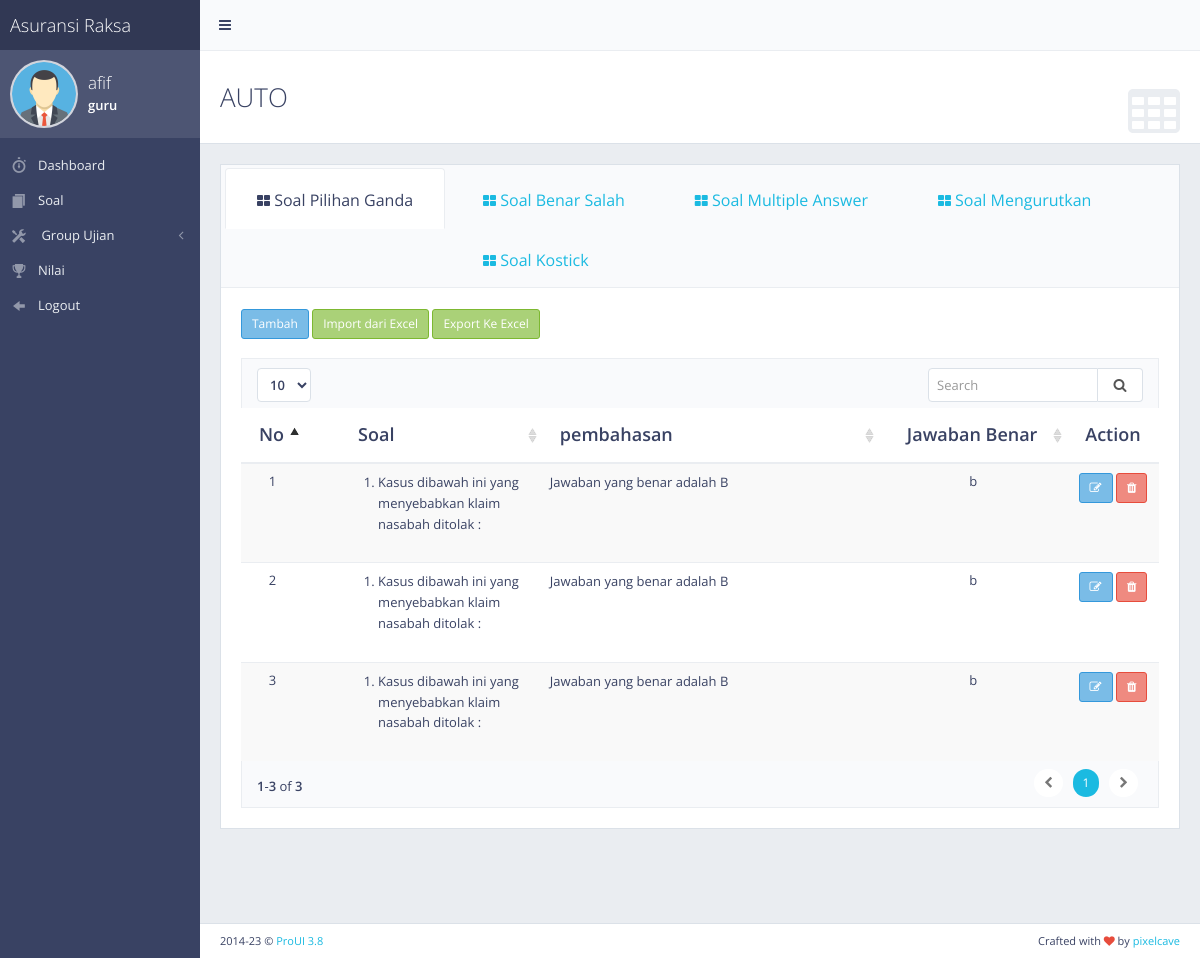
The app's page /index.php?detailsoal&idgroup=14 (signed in) with its own data.
### tables this page shows
CREATE TABLE `groupsoal` (
  `idgroup` int(11) NOT NULL,
  `namagroup` varchar(50) NOT NULL,
  `idgurumapel` int(11) NOT NULL,
  `statusgrup` enum('N','Y') NOT NULL
);

CREATE TABLE `soal` (
  `idsoal` int(11) NOT NULL,
  `idgroup` int(11) NOT NULL,
  `jenissoal` enum('singlechoice','truefalse','shortanswer','sorting','multipleanswer') NOT NULL,
  `soal` longtext NOT NULL,
  `pilihana` longtext NOT NULL,
  `pilihanb` longtext NOT NULL,
  `pilihanc` longtext NOT NULL,
  `pilihand` longtext NOT NULL,
  `pilihane` longtext NOT NULL,
  `pilihanbenar` varchar(20) NOT NULL,
  `pembahasan` longtext NOT NULL
);

### detailsoal/soalpilihanganda/soalpilihanganda.php (the view, shortened to what this page needs)
<?php
$data = mysqli_query($mysqli,
"select gs.idgurumapel, u.iduser
from groupsoal as gs
inner join gurumapel as gm
on gm.idgurumapel = gs.idgurumapel
inner join user as u
on u.iduser = gm.iduser
where gs.idgroup  = '$idgroup'");
$d = mysqli_fetch_array($data);
if($_SESSION['iduser'] == $d['iduser']){
?>
<a href="index.php?tambahsoalpilihanganda&idgroup=<?php echo $idgroup; ?>" title="Tambah Soal" class="btn btn-sm btn-info">Tambah</a>
 <button type="reset" class="btn btn-sm btn-success" title="Import Soal" onclick="$('#modal-user-import').modal('show');">Import dari Excel</button>
<?php } ?>
                <a href="detailsoal/eksportexcel.php?idgroup=<?php echo $idgroup; ?>&jenissoal=singlechoice" title="Export Soal" class="btn btn-sm btn-success">Export Ke Excel</a>
            <br>
            <br>
            <div class="table-responsive">
                <table id="example-datatable" class="soalpilihanganda table table-striped">
                    <thead>
                        <tr>
                            <th class="text-center">No</th>
                            <th class="text-center"></th>
                            <th class="">Soal</th>
                            <th width="300" class="">pembahasan</th>
                            <th width="150" class="text-center">Jawaban Benar</th>
                            <th class="text-center">Action</th>
                        </tr>
                    </thead>
                    <tbody>
                        <?php
                        $no = 1;
                        $tampil = mysqli_query($mysqli, "select * from soal where jenissoal='singlechoice' and idgroup='$idgroup' ");
                        while ($hasil = mysqli_fetch_array($tampil)) {
                            ?>
                            <tr>
                                <td class="text-center"><?php echo $no++; ?></td>
                                <td class="text-center"><?php  ?></td>
                                <td class=""><?php echo $hasil['soal']; ?></td>
                                <td width="300" class=""><?php if($hasil['pembahasan']==''){echo "Tidak ada pembahasan untuk soal ini";}else{echo $hasil['pembahasan']; } ?></td>
                                <td width="150" class="text-center"><?php echo $hasil['pilihanbenar']; ?></td>
                                <?php if($_SESSION['iduser']==$d['iduser']){?>
                                    <td class="text-center">
                                    <a title="Edit" href="index.php?editsoalpilihanganda&idgroup=<?php echo $idgroup; ?>&idsoal=<?php echo $hasil['idsoal']; ?>" class="btn btn-sm btn-info"><i class="fa fa-edit"></i></a>
                                    <a title="Delete" onclick="return confirm('apakah anda yakin ingin menghapus data? ');" href="detailsoal/soalpilihanganda/proseshapus.php?idsoal=<?php echo $hasil['idsoal']; ?>&idgroup=<?php echo $hasil['idgroup']; ?>" title="Delete" class="btn btn-sm btn-danger"><i class="fa fa-trash"></i></a
                                </td>
                                <?php }else{?>
                                    <td class="text-center">
                                        <span class="label label-danger">You Are Not Author</span>
                                    </td>
                                <?php }?>
                            </tr>
                        <?php } ?>
                    </tbody>
                </table>
            </div>

### detailsoal/detailsoal.php (shortened to what this page needs)
<?php
include 'koneksi.php';
$idgroup = $_GET['idgroup'];
$f = $_GET['f']?$_GET['f']:"";
?>
<div class="content-header">
    <div class="header-section">
        <h1>
            <i class="fa fa-table"></i>
            <?php
            $tampil = mysqli_query($mysqli,'select * from groupsoal where idgroup='.$idgroup);
            $hasil = mysqli_fetch_array($tampil);
            echo $hasil['namagroup'];
            ?>
        </h1>
    </div>
</div>
<div class="block full">
    <div class="block-title">
        <ul class="nav nav-tabs">
            <li <?php if($f==1 || $f==""){ ?>class="active"<?php } ?>><a href="index.php?detailsoal&f=1&idgroup=<?php echo $idgroup ?>"><h4><i class="fa fa-th-large"></i> Soal Pilihan Ganda</h4></a></li>
            <li <?php if($f==2){ ?>class="active"<?php } ?>><a href="index.php?detailsoal&f=2&idgroup=<?php echo $idgroup ?>"><h4><i class="fa fa-th-large"></i> Soal Benar Salah</h4></a></li>
            <li <?php if($f==4){ ?>class="active"<?php } ?>><a href="index.php?detailsoal&f=4&idgroup=<?php echo $idgroup ?>"><h4><i class="fa fa-th-large"></i> Soal Multiple Answer</h4></a></li>
            <li <?php if($f==5){ ?>class="active"<?php } ?>><a href="index.php?detailsoal&f=5&idgroup=<?php echo $idgroup ?>"><h4><i class="fa fa-th-large"></i> Soal Mengurutkan</h4></a></li>
            <li <?php if($f==6){ ?>class="active"<?php } ?>><a href="index.php?detailsoal&f=5&idgroup=<?php echo $idgroup ?>"><h4><i class="fa fa-th-large"></i> Soal Kostick</h4></a></li>
        </ul>
    </div>
    <div class="tab-content">
        <?php
        if($f=="1" || $f==""){
            include_once "soalpilihanganda/soalpilihanganda.php";
        }else if($f=="2"){
            include_once "soalbenarsalah/soalbenarsalah.php";
        }else if($f=="4"){
            include_once "soalmultipleanswer/soalmultipleanswer.php";
        }else if($f=="6"){
            include_once "soalkostick/soalkostick.php";
        }
        else{
                include_once "soalsorting/soalsorting.php";
        }
        ?>
    </div>
</div>

### css/main.css (style rules this page uses)
body { font-family: "Open Sans", "Helvetica Neue", Helvetica, Arial, sans-serif; color: #394263; font-size: 13px; background-color: #222222; }
.content-header { background-color: #ffffff; border-top: 1px solid #eaedf1; border-bottom: 1px solid #dbe1e8; }
.content-header h1, .content-header h2 { margin: 0; font-size: 26px; line-height: 32px; }
.header-section h1 i { font-size: 56px; float: right; margin: 2px 0 0 10px; color: #eaedf1; margin: 0 0 0 10px; line-height: 64px; }
.header-section { padding: 30px 10px; }
.content-header, .content-top { margin: -10px -5px 10px; }
.block { margin: 0 0 10px; padding: 20px 15px 1px; background-color: #ffffff; border: 1px solid #dbe1e8; }
.block.full { padding: 20px 15px; }
.block-title { margin: -20px -15px 20px; background-color: #f9fafc; border-bottom: 1px solid #eaedf1; }
.block-title h1, .block-title h2, .block-title h3, .block-title h4, .block-title h5, .block-title h6 { display: inline-block; font-size: 16px; line-height: 1.4; margin: 0; padding: 10px 16px 7px; font-weight: normal; }
.block-title .nav-tabs, .block-options { min-height: 40px; line-height: 38px; }
.block-title .nav-tabs { padding: 3px 1px 0; border-bottom: none; }
.block-title .nav-tabs > li > a { border-bottom: none; }
.block-title .nav-tabs { margin-bottom: -2px; }
.block-title .nav-tabs > li > a { margin-bottom: 0; }
.block-title .nav-tabs > li.active > a, .block-title .nav-tabs > li.active > a:hover, .block-title .nav-tabs > li.active > a:focus { border: 1px solid #eaedf1; border-bottom-color: #ffffff; background-color: #ffffff; }
h1, h2, h3, h4, h5, h6, .h1, .h2, .h3, .h4, .h5, .h6 { font-family: "Open Sans", "Helvetica Neue", Helvetica, Arial, sans-serif; font-weight: 300; }
h1, h2, h3 { margin-bottom: 15px; }
.text-primary, .text-primary:hover, a, a:hover, a:focus, a.text-primary, a.text-primary:hover, a.text-primary:focus { color: #1bbae1; }
ul, ol { padding-left: 30px; }
p { line-height: 1.6; }
.table thead > tr > th { font-size: 18px; font-weight: 600; }
.table thead > tr > th, .table thead > tr > td, .table tfoot > tr > th, .table tfoot > tr > td { padding-top: 14px; padding-bottom: 14px; }
.table thead > tr > th, .table tbody > tr > th, .table tfoot > tr > th, .table thead > tr > td, .table tbody > tr > td, .table tfoot > tr > td, .table tbody + tbody, .table-bordered, .table-bordered > thead > tr > th, .table-bordered > tbody > tr > th, .table-bordered > tfoot > tr > th, .table-bordered > thead > tr > td, .table-bordered > tbody > tr > td, .table-bordered > tfoot > tr > td { border-color: #eaedf1; }
.nav > li i { font-size: 14px; }
.nav-tabs { border-bottom-color: #eaedf1; }
.nav-tabs > li { margin-bottom: 0; }
.nav-tabs > li > a { padding-left: 7px; padding-right: 7px; margin-bottom: -1px; }
.nav-tabs > li.active > a, .nav-tabs > li.active > a:hover, .nav-tabs > li.active > a:focus { color: #394263; border-color: #eaedf1; border-bottom-color: transparent; }
.btn { margin: 1px 0; background-color: #ffffff; }
.btn-danger { background-color: #ef8a80; border-color: #e74c3c; color: #ffffff; }
.btn-success { background-color: #aad178; border-color: #7db831; color: #ffffff; }
.btn-info { background-color: #7abce7; border-color: #3498db; color: #ffffff; }
p, .table, .alert, .carousel { margin-bottom: 20px; }
@media screen and (min-width: 768px) { .header-section, .breadcrumb-top, .block, .block.full, .modal-body, #page-content + footer { padding-left: 20px; padding-right: 20px; } }
@media screen and (min-width: 768px) { .content-header, .content-top, .breadcrumb-top { margin: -20px -20px 20px; } }
@media screen and (min-width: 768px) { .block, .widget { margin-bottom: 20px; } }
@media screen and (min-width: 768px) { .block-title, .block-top { margin-left: -20px; margin-right: -20px; } }
@media screen and (min-width: 768px) { .nav-tabs > li > a { padding-left: 15px; padding-right: 15px; margin-left: 3px; margin-right: 3px; } }

### records on screen
groupsoal: namagroup "AUTO"
soal: soal "Kasus dibawah ini yang menyebabkan klaim nasabah ditolak :", pembahasan "Jawaban yang benar adalah B", pilihanbenar "b"
soal: soal "Kasus dibawah ini yang menyebabkan klaim nasabah ditolak :", pembahasan "Jawaban yang benar adalah B", pilihanbenar "b"
soal: soal "Kasus dibawah ini yang menyebabkan klaim nasabah ditolak :", pembahasan "Jawaban yang benar adalah B", pilihanbenar "b"

### other values on screen
$_SESSION['username'] "afif"
$_SESSION['status'] "guru"
